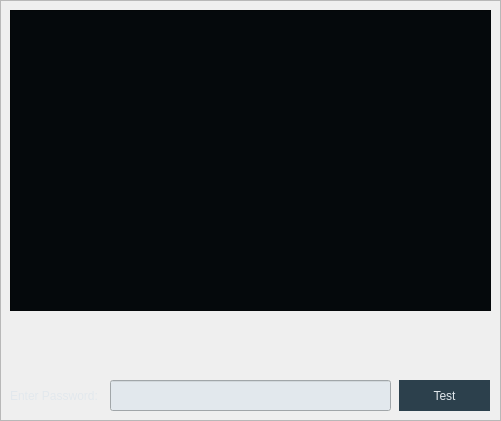
   <widget class="QFrame" name="testPasswordFrame">
    <property name="geometry">
     <rect>
      <x>190</x>
      <y>30</y>
      <width>501</width>
      <height>421</height>
     </rect>
    </property>
    <property name="frameShape">
     <enum>QFrame::StyledPanel</enum>
    </property>
    <property name="frameShadow">
     <enum>QFrame::Raised</enum>
    </property>
    <widget class="QLabel" name="testPassword_enterPassword_label">
     <property name="geometry">
      <rect>
       <x>10</x>
       <y>380</y>
       <width>101</width>
       <height>31</height>
      </rect>
     </property>
     <property name="styleSheet">
      <string notr="true">font: 10pt &quot;MS Sans-Serif&quot;;
color: #E2E8ED;</string>
     </property>
     <property name="text">
      <string>Enter Password:</string>
     </property>
    </widget>
    <widget class="QPushButton" name="testPassword_enterPassword_button">
     <property name="geometry">
      <rect>
       <x>399</x>
       <y>380</y>
       <width>91</width>
       <height>31</height>
      </rect>
     </property>
     <property name="styleSheet">
      <string notr="true">#testPassword_enterPassword_button{
	font: 10pt &quot;MS Sans-Serif&quot;;
	color: #E2E8ED;
	background-color:#2C404C;
	border:none;
}
#testPassword_enterPassword_button:hover{
	background-color:#889AA5;
	color:#0C1419;
}</string>
     </property>
     <property name="text">
      <string>Test</string>
     </property>
    </widget>
    <widget class="QTextBrowser" name="testPassword_passwordCrackingProgressDisplay">
     <property name="geometry">
      <rect>
       <x>10</x>
       <y>10</y>
       <width>481</width>
       <height>301</height>
      </rect>
     </property>
     <property name="styleSheet">
      <string notr="true">background-color:#05090C;
font: 10pt &quot;MS Sans-Serif&quot;;
color:#E2E8ED;</string>
     </property>
    </widget>
    <widget class="QLineEdit" name="testPassword_enterPassword_textEdit">
     <property name="geometry">
      <rect>
       <x>110</x>
       <y>380</y>
       <width>281</width>
       <height>31</height>
      </rect>
     </property>
     <property name="styleSheet">
      <string notr="true">font: 10pt &quot;MS Sans-Serif&quot;;
background-color:#E2E8ED;
color:#05090C;</string>
     </property>
    </widget>
   </widget>
